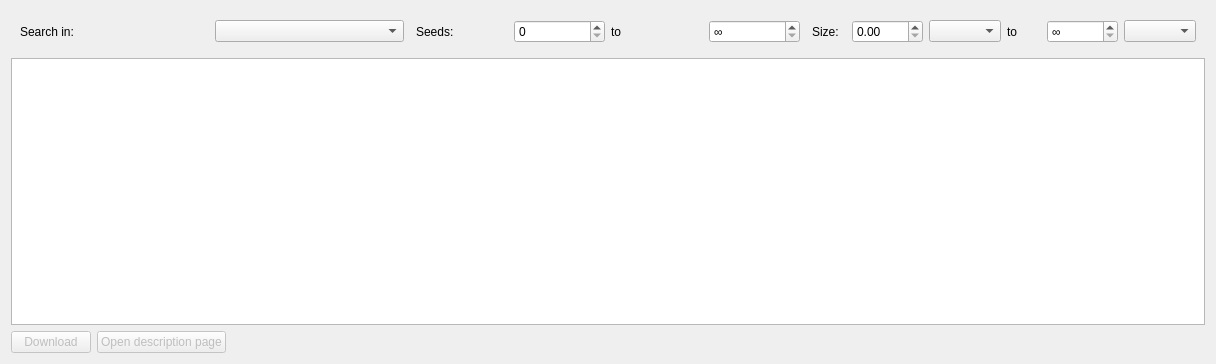
<?xml version="1.0" encoding="UTF-8"?>
<ui version="4.0">
 <class>SearchJobWidget</class>
 <widget class="QWidget" name="SearchJobWidget">
  <property name="geometry">
   <rect>
    <x>0</x>
    <y>0</y>
    <width>1216</width>
    <height>364</height>
   </rect>
  </property>
  <layout class="QVBoxLayout" name="verticalLayout">
   <item>
    <widget class="QWidget" name="filterGroup" native="true">
     <layout class="QVBoxLayout" name="filterLayout">
      <item>
       <layout class="QHBoxLayout" name="filterRow1">
        <property name="spacing">
         <number>12</number>
        </property>
        <item>
         <widget class="QWidget" name="searchInWidget" native="true">
          <layout class="QHBoxLayout" name="searchInLayout">
           <property name="leftMargin">
            <number>0</number>
           </property>
           <property name="topMargin">
            <number>0</number>
           </property>
           <property name="rightMargin">
            <number>0</number>
           </property>
           <property name="bottomMargin">
            <number>0</number>
           </property>
           <item>
            <widget class="QLabel" name="label_5">
             <property name="text">
              <string>Search in:</string>
             </property>
            </widget>
           </item>
           <item>
            <widget class="QComboBox" name="filterMode">
             <property name="toolTip">
              <string>&lt;html&gt;&lt;head/&gt;&lt;body&gt;&lt;p&gt;Some search engines search in torrent description and in torrent file names too. Whether such results will be shown in the list below is controlled by this mode.&lt;/p&gt;&lt;p&gt;&lt;span style=&quot; font-weight:600;&quot;&gt;Everywhere &lt;/span&gt;disables filtering and shows everything returned by the search engines.&lt;/p&gt;&lt;p&gt;&lt;span style=&quot; font-weight:600;&quot;&gt;Torrent names only&lt;/span&gt; shows only torrents whose names match the search query.&lt;/p&gt;&lt;/body&gt;&lt;/html&gt;</string>
             </property>
            </widget>
           </item>
          </layout>
         </widget>
        </item>
        <item>
         <widget class="QWidget" name="seedsWidget" native="true">
          <layout class="QHBoxLayout" name="seedsLayout">
           <property name="leftMargin">
            <number>0</number>
           </property>
           <property name="topMargin">
            <number>0</number>
           </property>
           <property name="rightMargin">
            <number>0</number>
           </property>
           <property name="bottomMargin">
            <number>0</number>
           </property>
           <item>
            <widget class="QLabel" name="label">
             <property name="toolTip">
              <string>Set minimum and maximum allowed number of seeders</string>
             </property>
             <property name="text">
              <string>Seeds:</string>
             </property>
            </widget>
           </item>
           <item>
            <widget class="QSpinBox" name="minSeeds">
             <property name="toolTip">
              <string>Minimum number of seeds</string>
             </property>
             <property name="maximum">
              <number>1000</number>
             </property>
            </widget>
           </item>
           <item>
            <widget class="QLabel" name="label_4">
             <property name="text">
              <string>to</string>
             </property>
            </widget>
           </item>
           <item>
            <widget class="QSpinBox" name="maxSeeds">
             <property name="toolTip">
              <string>Maximum number of seeds</string>
             </property>
             <property name="specialValueText">
              <string>∞</string>
             </property>
             <property name="maximum">
              <number>1000</number>
             </property>
            </widget>
           </item>
          </layout>
         </widget>
        </item>
        <item>
         <widget class="QWidget" name="sizeWidget" native="true">
          <layout class="QHBoxLayout" name="sizeLayout">
           <property name="leftMargin">
            <number>0</number>
           </property>
           <property name="topMargin">
            <number>0</number>
           </property>
           <property name="rightMargin">
            <number>0</number>
           </property>
           <property name="bottomMargin">
            <number>0</number>
           </property>
           <item>
            <widget class="QLabel" name="label_3">
             <property name="toolTip">
              <string>Set minimum and maximum allowed size of a torrent</string>
             </property>
             <property name="text">
              <string>Size:</string>
             </property>
            </widget>
           </item>
           <item>
            <layout class="QHBoxLayout" name="horizontalLayout_3">
             <item>
              <widget class="QDoubleSpinBox" name="minSize">
               <property name="toolTip">
                <string>Minimum torrent size</string>
               </property>
               <property name="maximum">
                <double>1000.000000000000000</double>
               </property>
              </widget>
             </item>
             <item>
              <widget class="QComboBox" name="minSizeUnit"/>
             </item>
            </layout>
           </item>
           <item>
            <widget class="QLabel" name="label_2">
             <property name="text">
              <string>to</string>
             </property>
            </widget>
           </item>
           <item>
            <layout class="QHBoxLayout" name="horizontalLayout_4">
             <item>
              <widget class="QDoubleSpinBox" name="maxSize">
               <property name="toolTip">
                <string>Maximum torrent size</string>
               </property>
               <property name="specialValueText">
                <string>∞</string>
               </property>
               <property name="maximum">
                <double>1000.000000000000000</double>
               </property>
              </widget>
             </item>
             <item>
              <widget class="QComboBox" name="maxSizeUnit"/>
             </item>
            </layout>
           </item>
          </layout>
         </widget>
        </item>
       </layout>
      </item>
     </layout>
    </widget>
   </item>
   <item>
    <widget class="QTreeView" name="resultsBrowser"/>
   </item>
   <item>
    <layout class="QHBoxLayout" name="bottomLayout">
     <item>
      <widget class="QPushButton" name="downloadButton">
       <property name="enabled">
        <bool>false</bool>
       </property>
       <property name="text">
        <string>Download</string>
       </property>
      </widget>
     </item>
     <item>
      <widget class="QPushButton" name="openPageButton">
       <property name="enabled">
        <bool>false</bool>
       </property>
       <property name="text">
        <string>Open description page</string>
       </property>
      </widget>
     </item>
     <item>
      <spacer name="horizontalSpacer">
       <property name="orientation">
        <enum>Qt::Orientation::Horizontal</enum>
       </property>
       <property name="sizeHint" stdset="0">
        <size>
         <width>40</width>
         <height>20</height>
        </size>
       </property>
      </spacer>
     </item>
     <item>
      <widget class="QLabel" name="resultsLbl">
       <property name="text">
        <string/>
       </property>
       <property name="alignment">
        <set>Qt::AlignmentFlag::AlignRight|Qt::AlignmentFlag::AlignTrailing|Qt::AlignmentFlag::AlignVCenter</set>
       </property>
      </widget>
     </item>
    </layout>
   </item>
  </layout>
 </widget>
 <resources/>
 <connections/>
</ui>
